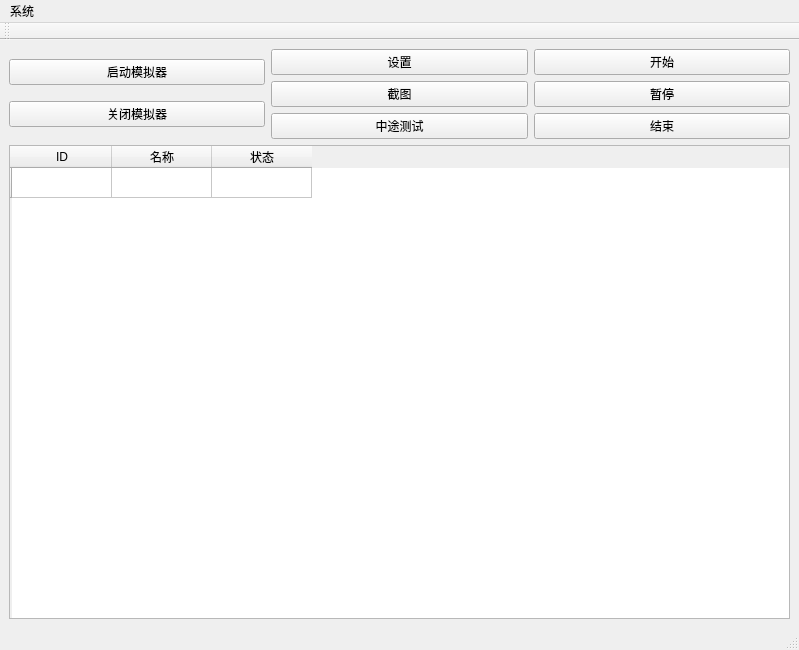
<?xml version="1.0" encoding="UTF-8"?>
<ui version="4.0">
 <class>MainWindow</class>
 <widget class="QMainWindow" name="MainWindow">
  <property name="geometry">
   <rect>
    <x>0</x>
    <y>0</y>
    <width>799</width>
    <height>650</height>
   </rect>
  </property>
  <property name="windowTitle">
   <string>小小萤火虫</string>
  </property>
  <widget class="QWidget" name="centralwidget">
   <layout class="QHBoxLayout" name="horizontalLayout_2">
    <item>
     <layout class="QVBoxLayout" name="verticalLayout_4">
      <item>
       <layout class="QHBoxLayout" name="horizontalLayout">
        <item>
         <layout class="QVBoxLayout" name="verticalLayout_3">
          <item>
           <widget class="QPushButton" name="StartUpSimulatorButton">
            <property name="text">
             <string>启动模拟器</string>
            </property>
           </widget>
          </item>
          <item>
           <widget class="QPushButton" name="CloseSimulatorButton">
            <property name="text">
             <string>关闭模拟器</string>
            </property>
           </widget>
          </item>
         </layout>
        </item>
        <item>
         <layout class="QVBoxLayout" name="verticalLayout">
          <item>
           <widget class="QPushButton" name="setupButton">
            <property name="text">
             <string>设置</string>
            </property>
           </widget>
          </item>
          <item>
           <widget class="QPushButton" name="screenshotButton">
            <property name="text">
             <string>截图</string>
            </property>
           </widget>
          </item>
          <item>
           <widget class="QPushButton" name="halfwayTestButton">
            <property name="text">
             <string>中途测试</string>
            </property>
           </widget>
          </item>
         </layout>
        </item>
        <item>
         <layout class="QVBoxLayout" name="verticalLayout_2">
          <item>
           <widget class="QPushButton" name="StartUpScriptButton">
            <property name="text">
             <string>开始</string>
            </property>
           </widget>
          </item>
          <item>
           <widget class="QPushButton" name="pauseButton">
            <property name="text">
             <string>暂停</string>
            </property>
           </widget>
          </item>
          <item>
           <widget class="QPushButton" name="stopButton">
            <property name="text">
             <string>结束</string>
            </property>
           </widget>
          </item>
         </layout>
        </item>
       </layout>
      </item>
      <item>
       <widget class="QTableWidget" name="tableWidget">
        <property name="layoutDirection">
         <enum>Qt::LeftToRight</enum>
        </property>
        <row>
         <property name="text">
          <string/>
         </property>
        </row>
        <column>
         <property name="text">
          <string>ID</string>
         </property>
        </column>
        <column>
         <property name="text">
          <string>名称</string>
         </property>
        </column>
        <column>
         <property name="text">
          <string>状态</string>
         </property>
        </column>
       </widget>
      </item>
     </layout>
    </item>
   </layout>
  </widget>
  <widget class="QMenuBar" name="menubar">
   <property name="geometry">
    <rect>
     <x>0</x>
     <y>0</y>
     <width>799</width>
     <height>26</height>
    </rect>
   </property>
   <widget class="QMenu" name="menu">
    <property name="title">
     <string>系统</string>
    </property>
    <addaction name="action"/>
   </widget>
   <addaction name="menu"/>
  </widget>
  <widget class="QStatusBar" name="statusbar"/>
  <widget class="QToolBar" name="toolBar">
   <property name="windowTitle">
    <string>toolBar</string>
   </property>
   <attribute name="toolBarArea">
    <enum>TopToolBarArea</enum>
   </attribute>
   <attribute name="toolBarBreak">
    <bool>false</bool>
   </attribute>
  </widget>
  <action name="action">
   <property name="text">
    <string>退出</string>
   </property>
  </action>
 </widget>
 <resources/>
 <connections/>
</ui>
